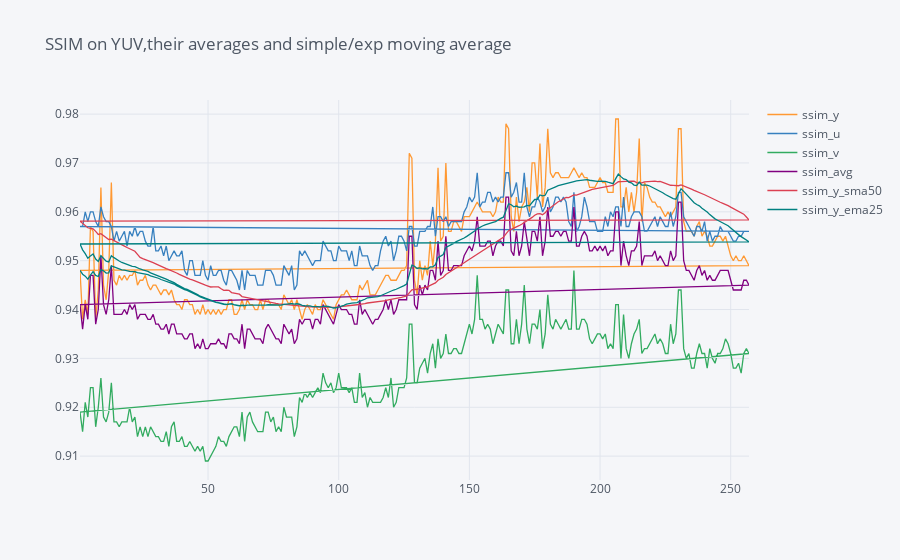

The notebook cell saved with this chart:
### Code cell
df.iplot(title="SSIM on YUV,their averages and simple/exp moving average")

### Figure 1 — Plotly figure (JSON) as saved in the notebook; plotly's stock layout.template omitted (floating-point values rounded to 4 significant figures; data arrays with more than 128 entries replaced by an {"elided": "..."} marker saying what was removed)
{"data": [{"line": {"color": "rgba(255, 153, 51, 1.0)", "dash": "solid", "shape": "linear", "width": 1.3}, "mode": "lines", "name": "ssim_y", "text": "", "type": "scatter", "x": {"elided": "771 int values"}, "y": {"elided": "771 float values"}}, {"line": {"color": "rgba(55, 128, 191, 1.0)", "dash": "solid", "shape": "linear", "width": 1.3}, "mode": "lines", "name": "ssim_u", "text": "", "type": "scatter", "x": {"elided": "771 int values"}, "y": {"elided": "771 float values"}}, {"line": {"color": "rgba(50, 171, 96, 1.0)", "dash": "solid", "shape": "linear", "width": 1.3}, "mode": "lines", "name": "ssim_v", "text": "", "type": "scatter", "x": {"elided": "771 int values"}, "y": {"elided": "771 float values"}}, {"line": {"color": "rgba(128, 0, 128, 1.0)", "dash": "solid", "shape": "linear", "width": 1.3}, "mode": "lines", "name": "ssim_avg", "text": "", "type": "scatter", "x": {"elided": "771 int values"}, "y": {"elided": "771 float values"}}, {"line": {"color": "rgba(219, 64, 82, 1.0)", "dash": "solid", "shape": "linear", "width": 1.3}, "mode": "lines", "name": "ssim_y_sma50", "text": "", "type": "scatter", "x": {"elided": "771 int values"}, "y": {"elided": "771 mixed values"}}, {"line": {"color": "rgba(0, 128, 128, 1.0)", "dash": "solid", "shape": "linear", "width": 1.3}, "mode": "lines", "name": "ssim_y_ema25", "text": "", "type": "scatter", "x": {"elided": "771 int values"}, "y": {"elided": "771 float values"}}], "layout": {"autosize": true, "legend": {"bgcolor": "#F5F6F9", "font": {"color": "#4D5663"}}, "paper_bgcolor": "#F5F6F9", "plot_bgcolor": "#F5F6F9", "title": {"font": {"color": "#4D5663"}, "text": "SSIM on YUV,their averages and simple/exp moving average"}, "xaxis": {"autorange": true, "gridcolor": "#E1E5ED", "range": [1, 257], "showgrid": true, "tickfont": {"color": "#4D5663"}, "title": {"font": {"color": "#4D5663"}, "text": ""}, "type": "linear", "zerolinecolor": "#E1E5ED"}, "yaxis": {"autorange": true, "gridcolor": "#E1E5ED", "range": [0.9051, 0.9829], "showgrid": true, "tickfont": {"color": "#4D5663"}, "title": {"font": {"color": "#4D5663"}, "text": ""}, "type": "linear", "zerolinecolor": "#E1E5ED"}}}
